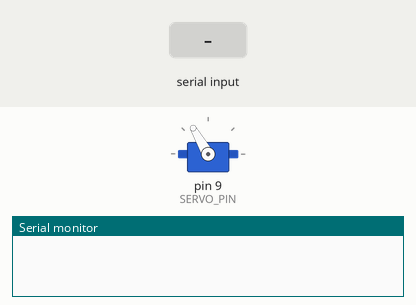
A sketch run on a simulated Arduino Uno, built with avr-gcc and run on an emulated ATmega328P. On the bench: servo, the last lines printed to the serial monitor. Inputs (shaded band) come from the test bench.

Above: at 1.8 s.
1.9 s: "DROP\n" received over Serial
At 2.9 s:
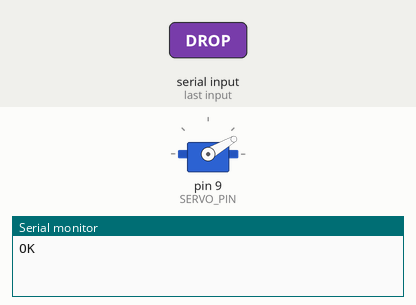
Timing chart, 0 to 4.9 s (numbered marks = the images above; inputs shaded):
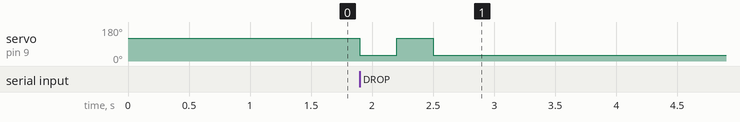

Measured:
- after the input at 1.9 s, servo on pin 9 (SERVO_PIN): 120° → 30° at once, → 120° 0.30 s later, → 30° 0.30 s later

The sketch:

dropper.ino
```cpp
#include <Servo.h>

Servo dropper;

// ——— CONFIG ———
const int SERVO_PIN    = 9;     // PWM pin
const int CLOSED_POS   =  120;   // [deg] home position
const int DROP_OFFSET  =  -90;  // [deg] how far to swing open
const unsigned long MOVE_DELAY = 300;  // [ms] pause at each end

void setup() {
  Serial.begin(115200);
  delay(100);              // allow Serial to initialize

  // initialize servo to closed position
  dropper.attach(SERVO_PIN);
  dropper.write(CLOSED_POS);
  delay(500);
  dropper.detach();
}

void loop() {
  // read full line if available
  if (Serial.available() > 0) {
    String cmd = Serial.readStringUntil('\n');
    cmd.trim();  // remove any \r or whitespace

    if (cmd.equalsIgnoreCase("DROP")) {
      doDrop();
      Serial.println("OK");  // acknowledge
    }
    // else ignore unknown commands
  }
}

// ——— DROP SEQUENCE ———
void doDrop() {
  int dropAngle = CLOSED_POS + DROP_OFFSET;

  dropper.attach(SERVO_PIN);

  // 1) swing open
  dropper.write(dropAngle);
  delay(MOVE_DELAY);

  // 2) return to home
  dropper.write(CLOSED_POS);
  delay(MOVE_DELAY);

  // 3) swing open
  dropper.write(dropAngle);

  // 3) detach so it holds position
  dropper.detach();
}
```
